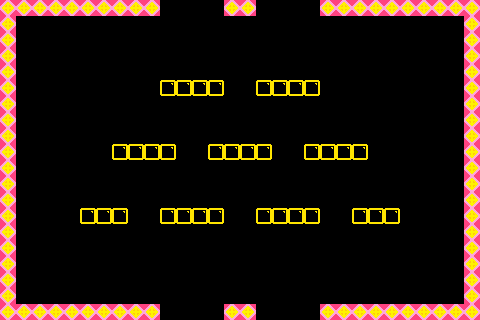

Below is a game level as drawn by its tile map, then a one-line description and the .tmx that defines it (tile-layer data replaced by summaries):
An orthogonal 30x20 tile map with 16x16 px tiles, 2 tile layers (bricks, solidbricks), 4 tilesets and 18 objects (6x PowerUpSpawnPoint, 3x StarInGameCurrency, 2x downwardShooterEnemySpawnPoint, SpawnPoint, TimeBomb, ...).

<map version="1.0" orientation="orthogonal" width="30" height="20" tilewidth="16" tileheight="16">
 <tileset firstgid="1" name="TileSetTemplate" tilewidth="16" tileheight="16">
  <image source="TileSetTemplate.png" width="64" height="64" />
 </tileset>
 <tileset firstgid="17" name="TileSetTemplateSolid" tilewidth="16" tileheight="16">
  <image source="TileSetTemplateSolid.png" width="64" height="64" />
 </tileset>
 <tileset firstgid="33" name="Tile U (1)" tilewidth="16" tileheight="16">
  <image source="Tile U (1).png" width="16" height="16" />
 </tileset>
 <tileset firstgid="34" name="Tile 3 Yellow" tilewidth="16" tileheight="16">
  <image source="Tile 3 Yellow.png" width="16" height="16" />
 </tileset>
 <layer name="bricks" width="30" height="20">
  <data>[600 cells, 34 non-empty, 1 distinct tile ids]</data>
 </layer>
 <layer name="solidbricks" width="30" height="20">
  <data>[600 cells, 80 non-empty, 1 distinct tile ids]</data>
 </layer>
 <objectgroup name="Objects" width="30" height="20">
  <object x="441" y="107" height="1" />
  <object name="SpawnPoint" x="34" y="290">
   <properties>
    <property name="SpawnPoint" value="1" />
   </properties>
  </object>
  <object name="StarInGameCurrency" x="243" y="290">
   <properties>
    <property name="StarInGameCurrency" value="1" />
   </properties>
  </object>
  <object name="TimeBomb" x="289" y="63">
   <properties>
    <property name="TimeBomb" value="1" />
   </properties>
  </object>
  <object name="StarInGameCurrency" x="445" y="112">
   <properties>
    <property name="StarInGameCurrency" value="1" />
   </properties>
  </object>
  <object name="StarInGameCurrency" x="41" y="127">
   <properties>
    <property name="StarInGameCurrency" value="1" />
   </properties>
  </object>
  <object name="downwardShooterEnemySpawnPoint" x="291" y="74">
   <properties>
    <property name="WalkRightFirst" value="YES" />
    <property name="downwardShooterEnemySpawnPoint" value="1" />
   </properties>
  </object>
  <object name="downwardShooterEnemySpawnPoint" x="193" y="70">
   <properties>
    <property name="WalkRightFirst" value="NO" />
    <property name="downwardShooterEnemySpawnPoint" value="1" />
   </properties>
  </object>
  <object name="runningChaserEnemySpawnPoint" x="349" y="292">
   <properties>
    <property name="runningChaserEnemySpawnPoint" value="1" />
   </properties>
  </object>
  <object name="PowerUpSpawnPoint" x="193" y="151">
   <properties>
    <property name="PowerUpSpawnPoint" value="1" />
   </properties>
  </object>
  <object name="PowerUpSpawnPoint" x="193" y="128">
   <properties>
    <property name="PowerUpSpawnPoint" value="0" />
   </properties>
  </object>
  <object name="PowerUpSpawnPoint" x="193" y="175">
   <properties>
    <property name="PowerUpSpawnPoint" value="2" />
   </properties>
  </object>
  <object name="PowerUpSpawnPoint" x="289" y="149">
   <properties>
    <property name="PowerUpSpawnPoint" value="4" />
   </properties>
  </object>
  <object name="PowerUpSpawnPoint" x="288" y="132">
   <properties>
    <property name="PowerUpSpawnPoint" value="3" />
   </properties>
  </object>
  <object name="PowerUpSpawnPoint" x="288" y="174">
   <properties>
    <property name="PowerUpSpawnPoint" value="5" />
   </properties>
  </object>
  <object x="633" y="152" height="119" />
  <object name="ExitDoor" x="433" y="275">
   <properties>
    <property name="ExitDoor" value="1" />
   </properties>
  </object>
  <object name="parkourJumperSpawnPoint" x="242" y="130">
   <properties>
    <property name="parkourJumperSpawnPoint" value="1" />
   </properties>
  </object>
 </objectgroup>
</map>
